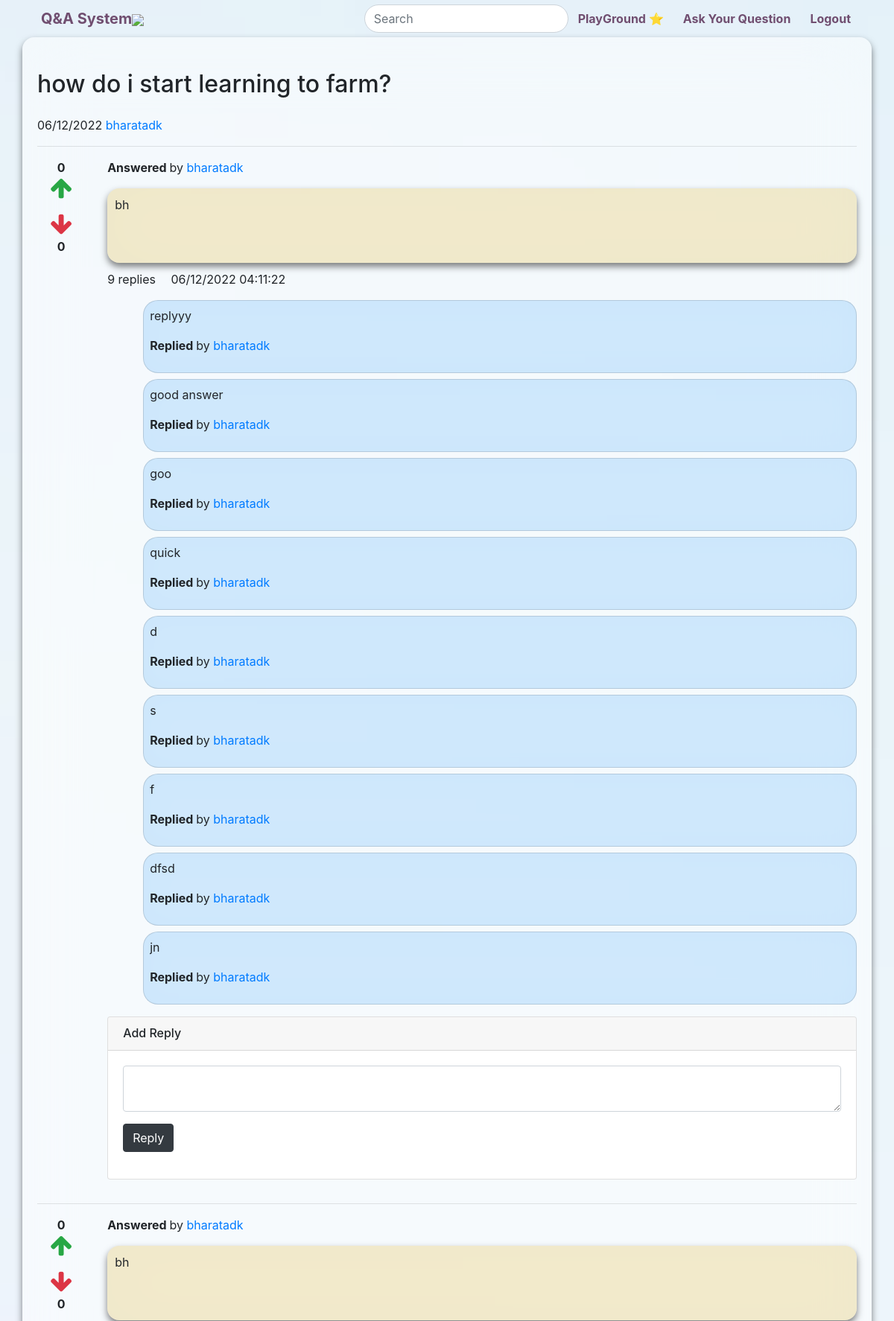
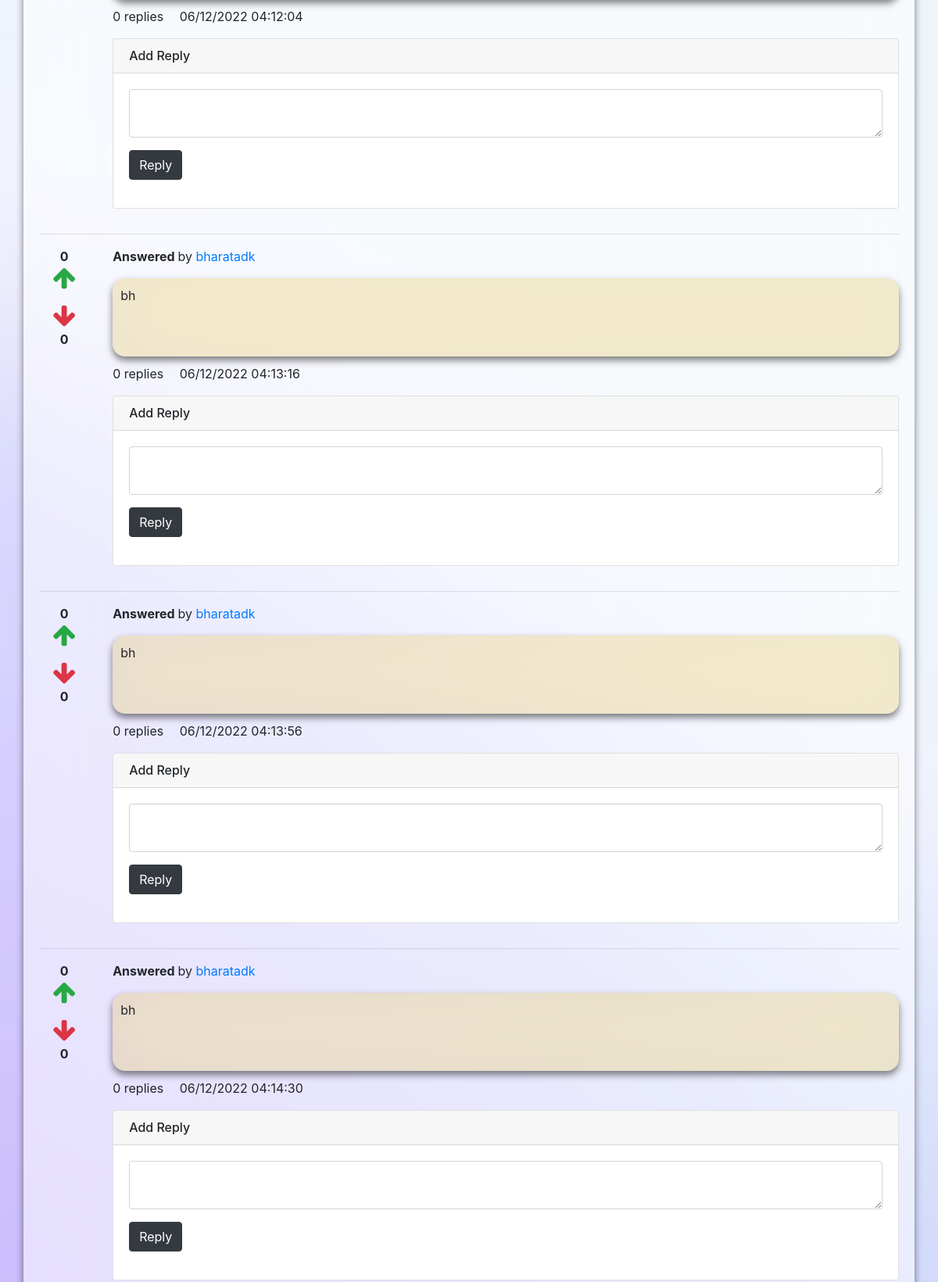
Page /detail/27 (signed in, upper part) on the committed database (2 pictures, top to bottom).
### QnAbase/models.py (models this page shows, shortened)
class Question(models.Model):
    user = models.ForeignKey(User,on_delete=models.CASCADE)
    title = models.CharField(max_length=1000)
    add_time = models.DateTimeField(auto_now_add=True)

class Answer(models.Model):
    user = models.ForeignKey(User,on_delete=models.CASCADE)
    question = models.ForeignKey(Question,on_delete=models.CASCADE)
    detail = models.TextField(default=' ')
    add_time = models.DateTimeField(auto_now_add=True)

class Comment(models.Model):
    answer = models.ForeignKey(Answer,on_delete=models.CASCADE)
    user = models.ForeignKey(User, on_delete=models.CASCADE, related_name='comment_user')
    comment = models.TextField(default=' ')
    add_time = models.DateTimeField(auto_now_add=True)

### QnAbase/views.py (the view, shortened to what this page needs)
# urls.py: path('detail/<int:id>', detail,name='detail'),
def detail(request,id):
	quest = Question.objects.get(pk=id)
	answers=Answer.objects.filter(question=quest)
	answerform=AnswerForm
	return render(request,'detail.html',{'quest':quest,'answers':answers,'answerform':answerform})

### templates/detail.html (shortened to what this page needs)
{% extends "base.html" %} {% load static %} {% load humanize %} {% block start %}
<div class="container custom-container custom-blur" style="height: calc(100vh - 10vh);" >
    <h2 class="my-4">{{quest.title}}</h2>
    <p>
        <span class="my-4">{{quest.add_time|date:'d/m/Y'}}</span>
        <a href="#">{{quest.user.username}}</a>
    </p>
    <hr />
    {% for answer in answers %}
    <div class="row">
        <div class="col-1" style="text-align: center;">
            <div class="upvote">
                <strong class="upvote-count-{{answer.id}}">{{answer.upvote_set.count}}</strong><br />
                <span class="text-success">
                    <i class="fa fa-arrow-up fa-2x upvote-click" data-answer="{{answer.id}}"></i>
                </span>
            </div>
            <div class="downvote mt-3">
                <span class="text-danger"> <i class="fa fa-arrow-down fa-2x downvote-click" data-answer="{{answer.id}}"></i> </span><br />
                <strong class="downvote-count-{{answer.id}}">{{answer.downvote_set.count}}</strong>
            </div>
        </div>
        <div class="col-11">
            <p>
                <strong class="my-4">Answered </strong> by <a href="#" class="mr-3">{{answer.user.username}}</a>
            </p>
            <div class="custom-blur" style="background-color:rgba(211, 158, 0,0.2);min-height:100px;padding:10px;margin-top:10px;margin-bottom:10px;margin-rignt:200px;">
            <p>{{ answer.detail }}</p>
            </div>
            <p>
                <span class="mr-3"><span class="comment-count-{{answer.id}}">{{answer.comment_set.count}}</span> replies</span>
                <span class="mr-3">{{answer.add_time|date:'d/m/Y h:i:s'}}</span>
            </p>
            <div class="comment-wrapper-{{answer.id}}" style="background-color:rgba(0,0,0,0);">
                {% for comment in answer.comment_set.all %}
                <div class="card mb-2 ml-5" style="background:rgba(39, 151, 245, 0.2);border-radius:20px;backdrop-filter:blur(20px);">
                    <div class="card-body" style="background-color:rgba(0,0,0,0);padding:0.5rem;">
                        <p>{{comment.comment}}</p>
                        <p><strong class="my-4">Replied </strong> by <a href="#">{{comment.user.username}}</a>    </p>
                    </div>
                </div>
                {% endfor %}
            </div>
            {% if user.is_authenticated %}
            <div class="card my-3">
                <h6 class="card-header">Add Reply</h6>
                <div class="card-body">
                    <textarea class="form-control comment-text-{{answer.id}}"></textarea>
                    <button type="button" data-answer="{{answer.id}}" class="btn btn-dark my-3 save-comment">
                        Reply
                    </button>   </div>
            </div>
            {% endif %}
        </div>
    </div>
    <hr />
    {% endfor %}
</div>
{% endblock %}

### static/css/custom.css (style rules this page uses)
.custom-blur { border-radius: 1em; background-color: rgba(255, 255, 255, 0.5); backdrop-filter:blur(40px); box-shadow: 0px 5px 10px 0px rgba(0, 0, 0, 0.5); }
.custom-container { height: calc(100vh - 20vh); overflow: auto; padding: 20px; box-sizing: border-box; margin-top:10px; }

### static/css/signin.css (style rules this page uses)
body { background: antiquewhite; }

### rows in the picture
Question: title "how do i start learning to farm?", add_time "06/12/2022", user.username "bharatadk"
Answer: upvote_set.count "0", downvote_set.count "0", user.username "bharatadk", detail "bh", comment_set.count "9", add_time "06/12/2022 04:11:22"
Comment: comment "replyyy", user.username "bharatadk"
Comment: comment "good answer", user.username "bharatadk"
Comment: comment "goo", user.username "bharatadk"
Comment: comment "quick", user.username "bharatadk"
Comment: comment "d", user.username "bharatadk"
Comment: comment "s", user.username "bharatadk"
Comment: comment "f", user.username "bharatadk"
Comment: comment "dfsd", user.username "bharatadk"
Comment: comment "jn", user.username "bharatadk"
Answer: upvote_set.count "0", downvote_set.count "0", user.username "bharatadk", detail "bh", comment_set.count "0", add_time "06/12/2022 04:12:04"
Answer: upvote_set.count "0", downvote_set.count "0", user.username "bharatadk", detail "bh", comment_set.count "0", add_time "06/12/2022 04:13:16"
Answer: upvote_set.count "0", downvote_set.count "0", user.username "bharatadk", detail "bh", comment_set.count "0", add_time "06/12/2022 04:13:56"
Answer: upvote_set.count "0", downvote_set.count "0", user.username "bharatadk", detail "bh", comment_set.count "0", add_time "06/12/2022 04:14:30"
